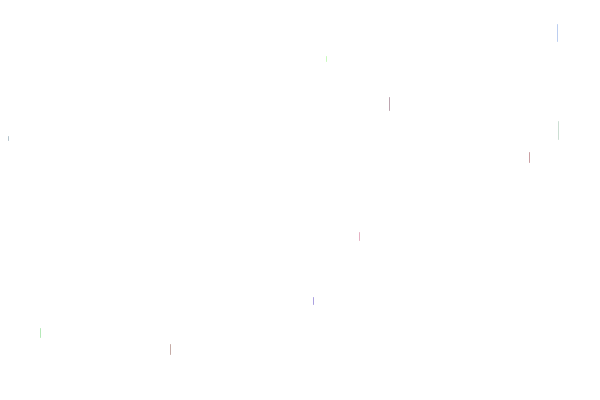
Frame 1 (no input)
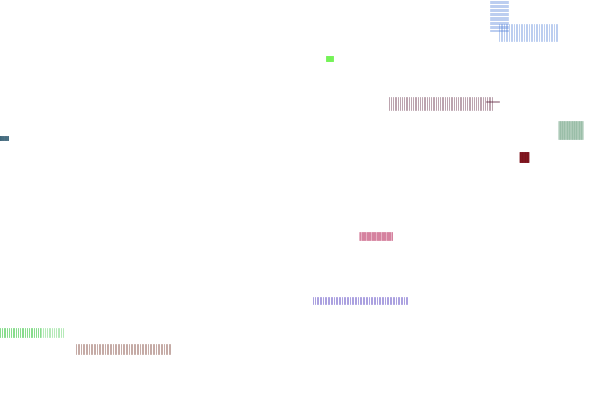
Frame 60 (the mouse pressed at the canvas centre just before this capture)
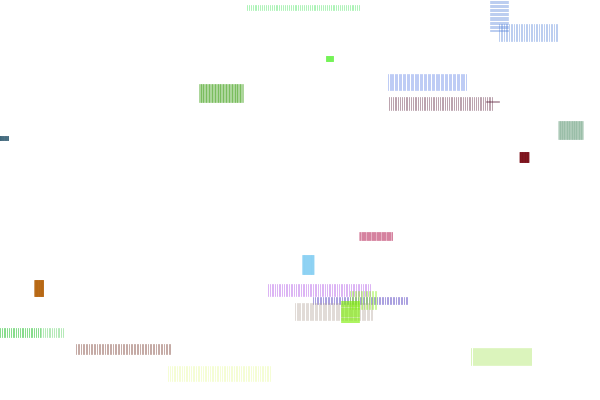
Frame 120 (the mouse held since frame 60 and released just before this capture)

The Processing sketch that drew these frames (run headless with seeded random() and noise(); from frame 60 on, the mouse is pressed at the canvas centre):

// Processing sketch: processing_56373
// ── processing_56373.pde

int num=10;
ComLines[]cl=new ComLines[num];

void setup() {
  size(600, 400);
  background(255);
  smooth();
  for (int i=0; i<num; i++) {
    cl[i]=new ComLines(random(width), random(height), random(-2, 2), 
    random(-2, 2), random(width), random(height), random(50), random(2, 10), 
    random(255), random(255), random(255));
  }
}

void draw() {
  for (int i=0; i<num; i++) {
    cl[i].display();
  }
}

void mousePressed() {
  background(255);
  for (int i=0; i<num; i++) {
    cl[i]=new ComLines(random(width), random(height), random(-2, 2), 
    random(-2, 2), random(width), random(height), random(50), random(2, 10), 
    random(255), random(255), random(255));
  }
}

class ComLines {
  float X, Y, amX, amY, sX, sY, sAmX, sw, R, G, B;
  ComLines(float nX, float nY, float nAmX, float nAmY, float nSX, float nSY, 
  float nSAmX, float nSw, float nR, float nG, float nB) {
    X=nX;
    Y=nY;
    amX=nAmX;
    amY=nAmY;
    sX=nSX;
    sY=nSY;
    sAmX=nSAmX;
    sw=nSw;
    R=nR;
    G=nG;
    B=nB;
  }

  void display() {
    stroke(R, G, B, 100);
    if (X<sX && X+sAmX>sX) {
      amX=0;
      Y=Y+amY;
      line(X-sw, Y, X+sw, Y);
    } 
    else {
      X=X+amX;
      line(X, Y-sw, X, Y+sw);
    }
    if (X>width || X<0) {
      amX=-amX;
    }
    if (Y>height || Y<0) {
      amY=-amY;
      amX=random(-2, 2);
      amY=random(-2, 2);
      sX=random(width);
      sY=random(height);
      sAmX=random(50);
    }
  }
}
